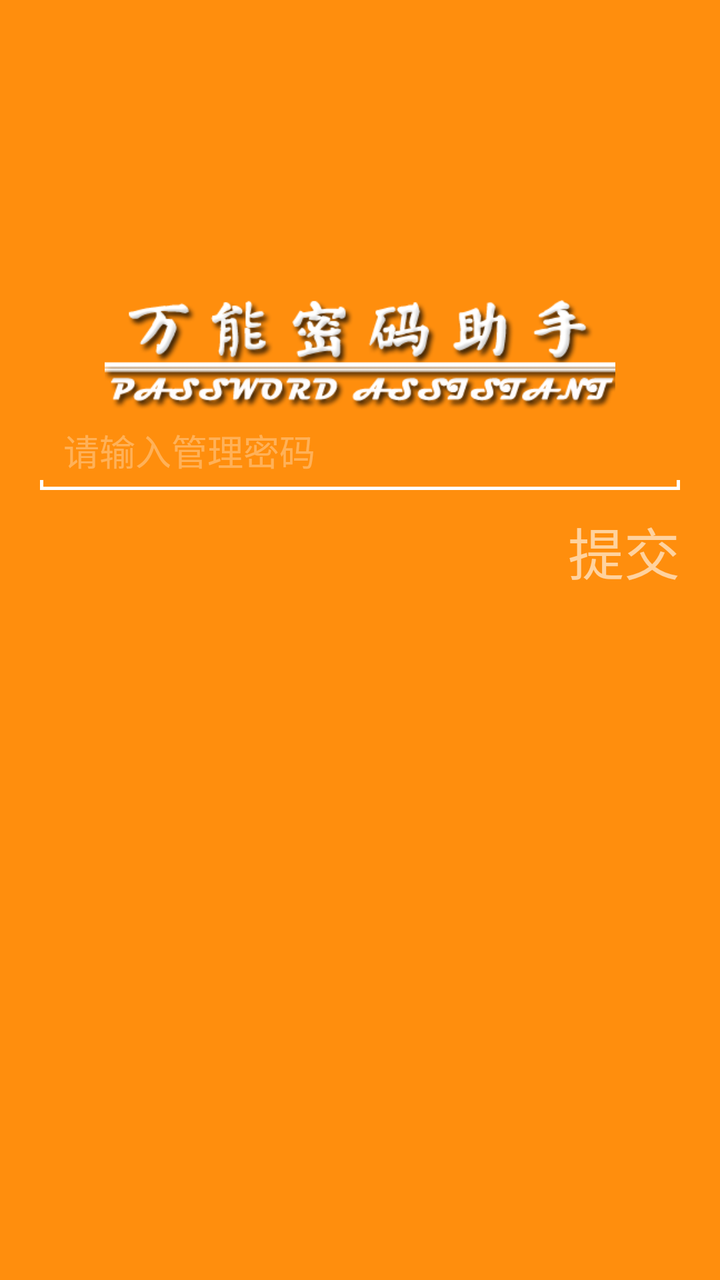
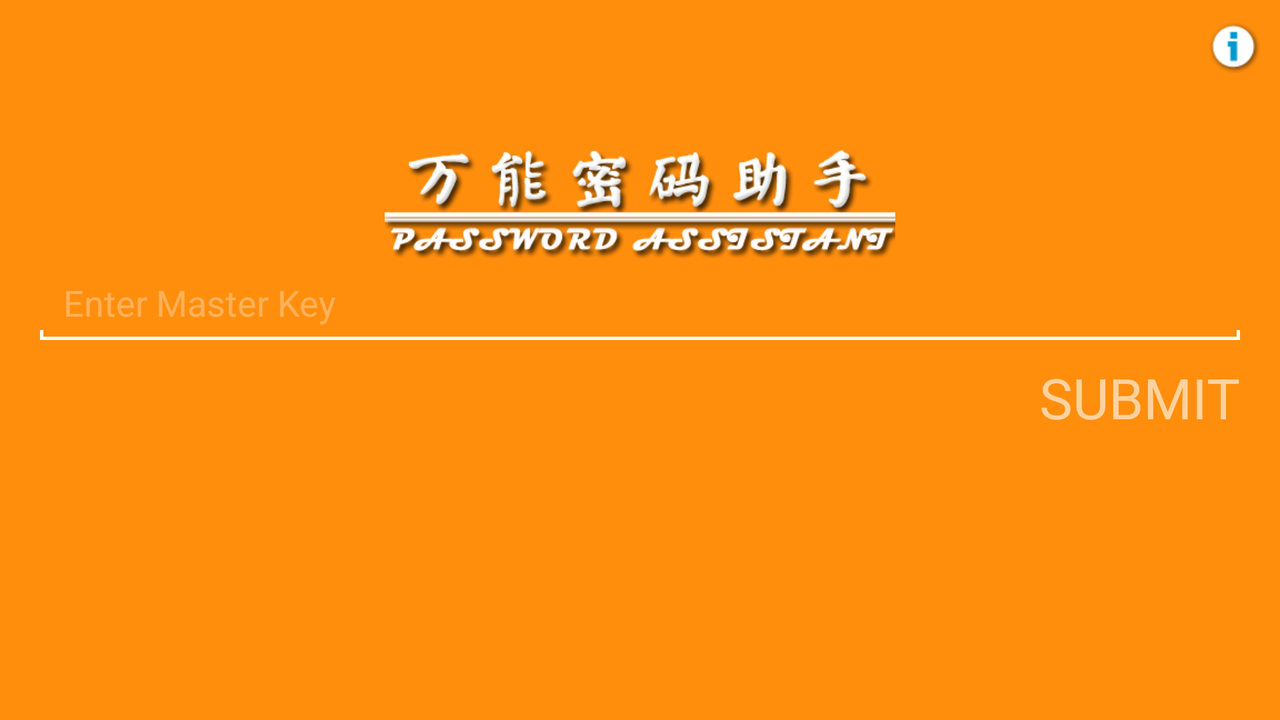

Two renders of one Android screen. The first uses the default layout on a phone; the second uses the alternative layout the repository ships for a different screen configuration, on a matching device. The two XML files are below.
<!-- AndroidManifest.xml: application theme noAnimTheme -->
<!-- res/layout/new_forgot_master_key.xml -->
<?xml version="1.0" encoding="utf-8"?>
<LinearLayout android:orientation="vertical" android:background="#ffff8e0d" android:layout_width="fill_parent" android:layout_height="fill_parent"
  xmlns:android="http://schemas.android.com/apk/res/android">
    <ScrollView android:id="@id/scrollView1" android:layout_width="fill_parent" android:layout_height="fill_parent">
        <RelativeLayout android:id="@id/relativeLayout1" android:background="#ffff8e0d" android:layout_width="fill_parent" android:layout_height="fill_parent"
          xmlns:android="http://schemas.android.com/apk/res/android">
            <LinearLayout android:orientation="vertical" android:id="@id/linearLayout_content" android:paddingBottom="20.0dip" android:layout_width="fill_parent" android:layout_height="wrap_content" android:layout_marginLeft="20.0dip" android:layout_marginRight="20.0dip" android:layout_below="@id/imageView1">
                <RelativeLayout android:layout_width="fill_parent" android:layout_height="35.0dip" android:layout_marginTop="5.0dip">
                    <View android:background="#ffffffff" android:layout_width="fill_parent" android:layout_height="5.0dip" android:layout_alignParentBottom="true" />
                    <EditText android:textColor="#ffffffff" android:textColorHint="#50ffffff" android:id="@id/txt_key_sec_ans" android:background="#ffff8e0d" android:paddingLeft="10.0dip" android:paddingTop="5.0dip" android:paddingRight="10.0dip" android:paddingBottom="5.0dip" android:layout_width="fill_parent" android:layout_height="fill_parent" android:layout_margin="1.5dip" android:hint="请输入管理密码" android:singleLine="true" android:layout_alignParentTop="true" android:layout_centerHorizontal="true" />
                </RelativeLayout>
                <LinearLayout android:gravity="right" android:orientation="horizontal" android:background="@null" android:layout_width="fill_parent" android:layout_height="wrap_content" android:layout_marginTop="10.0dip" android:weightSum="2.0">
                    <TextView android:textSize="28.0sp" android:textColor="@color/textview_style_white" android:id="@id/btn_submit" android:clickable="true" android:layout_width="wrap_content" android:layout_height="wrap_content" android:text="提交" android:onClick="btnUnlock" />
                </LinearLayout>
                <LinearLayout android:orientation="horizontal" android:id="@id/linearLayout_inner" android:visibility="invisible" android:layout_width="fill_parent" android:layout_height="wrap_content" android:layout_marginTop="10.0dip">
                    <TextView android:textSize="16.0dip" android:textColor="@color/textview_style_white" android:gravity="right" android:id="@id/txt_forgot_master_key" android:clickable="true" android:layout_width="fill_parent" android:layout_height="wrap_content" android:text="Forgot?" android:onClick="forgotPassword" />
                </LinearLayout>
            </LinearLayout>
            <ImageView android:id="@id/imageView1" android:layout_width="wrap_content" android:layout_height="55.0dip" android:layout_marginTop="150.0dip" android:src="@drawable/pp_text_shadow" android:layout_alignParentLeft="true" android:layout_alignParentRight="true" />
        </RelativeLayout>
    </ScrollView>
</LinearLayout>
<!-- resources referenced by this layout -->
<resources>
  <!-- drawable pp_text_shadow: png bitmap (drawable-hdpi, 41544 bytes) -->
  <style name="noAnimTheme" parent="@android:style/Theme">
          <item name="android:windowNoTitle">true</item>
          <item name="android:windowAnimationStyle">@null</item>
      </style>
</resources>
<!-- res/layout-land/new_forgot_master_key.xml (the repository's variant of the layout above) -->
<!-- drawn on the phone turned sideways -->
<?xml version="1.0" encoding="utf-8"?>
<LinearLayout android:orientation="vertical" android:background="#ffff8e0d" android:layout_width="fill_parent" android:layout_height="fill_parent"
  xmlns:android="http://schemas.android.com/apk/res/android">
    <ScrollView android:id="@id/scrollView1" android:layout_width="fill_parent" android:layout_height="fill_parent">
        <RelativeLayout android:id="@id/relativeLayout1" android:background="#ffff8e0d" android:layout_width="fill_parent" android:layout_height="fill_parent"
          xmlns:android="http://schemas.android.com/apk/res/android">
            <LinearLayout android:orientation="vertical" android:id="@id/linearLayout_content" android:paddingBottom="20.0dip" android:layout_width="fill_parent" android:layout_height="wrap_content" android:layout_marginLeft="20.0dip" android:layout_marginRight="20.0dip" android:layout_below="@id/imageView1">
                <RelativeLayout android:layout_width="fill_parent" android:layout_height="35.0dip" android:layout_marginTop="5.0dip">
                    <View android:background="#ffffffff" android:layout_width="fill_parent" android:layout_height="5.0dip" android:layout_alignParentBottom="true" />
                    <EditText android:textColor="#ffffffff" android:textColorHint="#50ffffff" android:id="@id/txt_key_sec_ans" android:background="#ffff8e0d" android:paddingLeft="10.0dip" android:paddingTop="5.0dip" android:paddingRight="10.0dip" android:paddingBottom="5.0dip" android:layout_width="fill_parent" android:layout_height="fill_parent" android:layout_margin="1.5dip" android:hint="Enter Master Key" android:singleLine="true" android:layout_alignParentTop="true" android:layout_centerHorizontal="true" />
                </RelativeLayout>
                <LinearLayout android:gravity="right" android:orientation="horizontal" android:background="@null" android:layout_width="fill_parent" android:layout_height="wrap_content" android:layout_marginTop="10.0dip" android:weightSum="2.0">
                    <TextView android:textSize="28.0sp" android:textColor="@color/textview_style_white" android:id="@id/btn_submit" android:clickable="true" android:layout_width="wrap_content" android:layout_height="wrap_content" android:text="SUBMIT" android:onClick="btnUnlock" />
                </LinearLayout>
                <LinearLayout android:orientation="horizontal" android:id="@id/linearLayout_inner" android:visibility="invisible" android:layout_width="fill_parent" android:layout_height="wrap_content" android:layout_marginTop="10.0dip">
                    <TextView android:textSize="16.0dip" android:textColor="@color/textview_style_white" android:gravity="right" android:id="@id/txt_forgot_master_key" android:clickable="true" android:layout_width="fill_parent" android:layout_height="wrap_content" android:text="Forgot?" android:onClick="forgotPassword" />
                </LinearLayout>
            </LinearLayout>
            <ImageView android:id="@id/img_help" android:layout_width="wrap_content" android:layout_height="wrap_content" android:layout_margin="10.0dip" android:src="@drawable/custom_info_main" android:layout_alignParentTop="true" android:layout_alignParentRight="true" android:onClick="help" />
            <ImageView android:id="@id/imageView1" android:layout_width="wrap_content" android:layout_height="55.0dip" android:layout_marginTop="75.0dip" android:src="@drawable/pp_text_shadow" android:layout_alignParentLeft="true" android:layout_alignParentRight="true" />
        </RelativeLayout>
    </ScrollView>
</LinearLayout>
<!-- resources referenced by the variant -->
<!-- as the phone turned sideways resolves them -->
<resources>
  <!-- drawable custom_info_main (drawable-hdpi) -->
  <?xml version="1.0" encoding="utf-8"?>
  <selector
    xmlns:android="http://schemas.android.com/apk/res/android">
      <item android:state_selected="true" android:drawable="@drawable/info_main_pressed" />
      <item android:state_pressed="true" android:drawable="@drawable/info_main_pressed" />
      <item android:state_focused="true" android:drawable="@drawable/info_main_pressed" />
      <item android:drawable="@drawable/info_main" />
  </selector>
  <!-- drawable pp_text_shadow: png bitmap (drawable-hdpi, 41544 bytes) -->
  <style name="noAnimTheme" parent="@android:style/Theme">
          <item name="android:windowNoTitle">true</item>
          <item name="android:windowAnimationStyle">@null</item>
      </style>
  <!-- drawable info_main_pressed: png bitmap (drawable-hdpi, 1543 bytes) -->
  <!-- drawable info_main: png bitmap (drawable-hdpi, 1637 bytes) -->
</resources>
